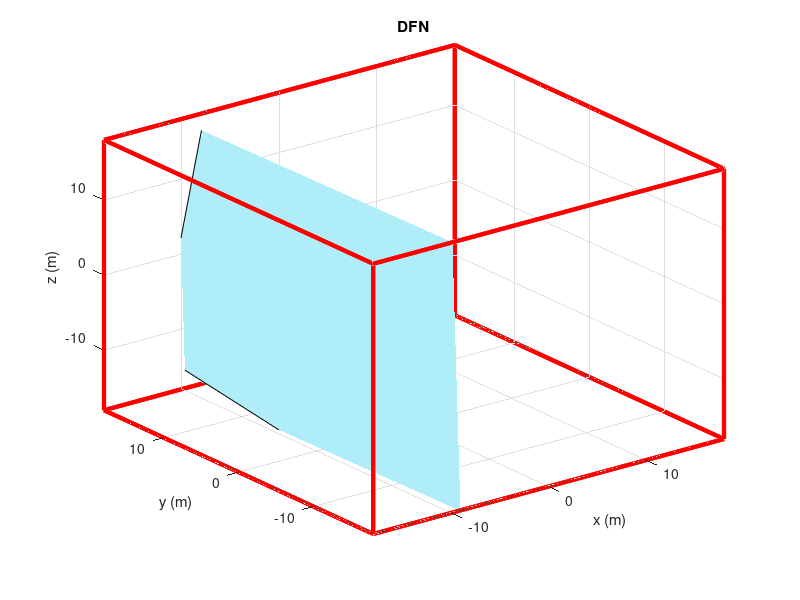

Reproduce this figure in MATLAB.
clc;
close all;
clear all;
fill3([-9.73293 -8.92437 -9.75099 -10.5595 -9.73293 ],[21.4254 -20.1861 -28.4374 13.1741 21.4254 ],[-14.9387 -23.1746 18.4335 26.6694 -14.9387 ],[rand rand rand]);
grid on;
hold on;
plot3([-18 18],[-18 -18],[18 18],'color',[1 0 0],'Linewidth',3);
grid on;
hold on;
plot3([18 18],[-18 18],[18 18],'color',[1 0 0],'Linewidth',3);
grid on;
hold on;
plot3([18 -18],[18 18],[18 18],'color',[1 0 0],'Linewidth',3);
grid on;
hold on;
plot3([-18 -18],[18 -18],[18 18],'color',[1 0 0],'Linewidth',3);
grid on;
hold on;
plot3([-18 18],[-18 -18],[-18 -18],'color',[1 0 0],'Linewidth',3);
grid on;
hold on;
plot3([18 18],[-18 18],[-18 -18],'color',[1 0 0],'Linewidth',3);
grid on;
hold on;
plot3([18 -18],[18 18],[-18 -18],'color',[1 0 0],'Linewidth',3);
grid on;
hold on;
plot3([-18 -18],[18 -18],[-18 -18],'color',[1 0 0],'Linewidth',3);
grid on;
hold on;
plot3([-18 18],[-18 -18],[-18 -18],'color',[1 0 0],'Linewidth',3);
grid on;
hold on;
plot3([18 18],[-18 -18],[-18 18],'color',[1 0 0],'Linewidth',3);
grid on;
hold on;
plot3([18 -18],[-18 -18],[18 18],'color',[1 0 0],'Linewidth',3);
grid on;
hold on;
plot3([-18 -18],[-18 -18],[18 -18],'color',[1 0 0],'Linewidth',3);
grid on;
hold on;
plot3([-18 18],[18 18],[-18 -18],'color',[1 0 0],'Linewidth',3);
grid on;
hold on;
plot3([18 18],[18 18],[-18 18],'color',[1 0 0],'Linewidth',3);
grid on;
hold on;
plot3([18 -18],[18 18],[18 18],'color',[1 0 0],'Linewidth',3);
grid on;
hold on;
plot3([-18 -18],[18 18],[18 -18],'color',[1 0 0],'Linewidth',3);
grid on;
hold on;
plot3([-18 -18],[-18 18],[-18 -18],'color',[1 0 0],'Linewidth',3);
grid on;
hold on;
plot3([-18 -18],[18 18],[-18 18],'color',[1 0 0],'Linewidth',3);
grid on;
hold on;
plot3([-18 -18],[18 -18],[18 18],'color',[1 0 0],'Linewidth',3);
grid on;
hold on;
plot3([-18 -18],[-18 -18],[18 -18],'color',[1 0 0],'Linewidth',3);
grid on;
hold on;
plot3([18 18],[-18 18],[-18 -18],'color',[1 0 0],'Linewidth',3);
grid on;
hold on;
plot3([18 18],[18 18],[-18 18],'color',[1 0 0],'Linewidth',3);
grid on;
hold on;
plot3([18 18],[18 -18],[18 18],'color',[1 0 0],'Linewidth',3);
grid on;
hold on;
plot3([18 18],[-18 -18],[18 -18],'color',[1 0 0],'Linewidth',3);
grid on;
hold on;
axis([-18 18 -18 18 -18 18])
hold on;
xlabel('x (m)');
ylabel('y (m)');
zlabel('z (m)');
title('DFN');
